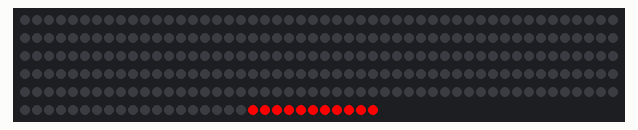
This sketch was run on a simulated Arduino Uno, built with avr-gcc and run on an emulated ATmega328P. Parts: 280 RGB LEDs in strip order, left to right, continuing on the next row. What the sketch prints to the serial monitor is not drawn.

Above: at 0.5 s.

The sketch:

COLORCONTROL3_MOVEMENT1.ino
```cpp
#include <FastLED.h>

// ========== 根据你的实际情况修改 ========== //
#define LED_PIN     6           // 输出到灯带的数据引脚
#define TOTAL_LED_COUNT    280     // 你的灯带总数
// =========================================== //

// 创建 LED 数组
CRGB leds[TOTAL_LED_COUNT];

// 爆炸效果参数
struct ExplosionParams {
  CRGB color1;          // 起始颜色 (渐变的第一端)
  CRGB color2;          // 结束颜色 (渐变的第二端)
  uint8_t speedDelay;   // 条带移动时的延时(毫秒)，数值越小移动越快
  int stripLen;         // 条带长度 (如 30)
  int moveRange;        // 条带移动范围 (如 80)
};

ExplosionParams explosionCfg = {
  CRGB::Red,           // color1: 渐变起始颜色 (红)
  CRGB::Yellow,        // color2: 渐变结束颜色 (黄)
  20,                  // speedDelay: 每步延时
  30,                  // stripLen: 条带长度
  230                  // moveRange: 条带移动范围
};

// 函数声明
void explosionEffect(const ExplosionParams &params);
void drawGrowingGradientBar(int pos, const ExplosionParams &params, int growLen);

void setup() {
  Serial.begin(115200);
  Serial.println("==== Explosion Effect: Color-Switching Bar ====");

  // 初始化 FastLED
  FastLED.addLeds<WS2812, LED_PIN, GRB>(leds, TOTAL_LED_COUNT);
  FastLED.setBrightness(255); // 设置全局亮度上限

  // 清空灯带
  fill_solid(leds, TOTAL_LED_COUNT, CRGB::Black);
  FastLED.show();
}

void loop() {
  // 执行爆炸效果
  explosionEffect(explosionCfg);

  // 动画结束后清空
  fill_solid(leds, TOTAL_LED_COUNT, CRGB::Black);
  FastLED.show();
  delay(1000); // 暂停1秒后再重复
}

/**
 * @brief 执行一次爆炸效果
 *        条带颜色在 color1 和 color2 之间切换，长度 stripLen
 *        移动范围限制为 moveRange，没有回退。
 *        条带从第一个灯珠开始逐渐变长。
 */
void explosionEffect(const ExplosionParams &params) {
  // 限制条带移动范围
  int startPos = TOTAL_LED_COUNT - 1;
  int endPos = params.moveRange;

  // 条带逐步延长的逻辑
  for (int growLen = 1; growLen <= params.stripLen; growLen++) {
    drawGrowingGradientBar(startPos, params, growLen);
    FastLED.show();
    delay(params.speedDelay);
  }

  // 条带长度固定后从 startPos 移动到 endPos
  for (int pos = startPos; pos >= endPos; pos--) {
    drawGrowingGradientBar(pos, params, params.stripLen);
    FastLED.show();
    delay(params.speedDelay);
  }
}

/**
 * @brief 绘制一个逐渐变长的条带
 *        条带颜色在 color1 和 color2 之间切换
 */
void drawGrowingGradientBar(int pos, const ExplosionParams &params, int growLen) {
  // 清空灯带
  fill_solid(leds, TOTAL_LED_COUNT, CRGB::Black);

  // 使用 millis() 来决定当前显示哪种颜色
  // 每500毫秒(0.5秒)切换一次颜色
  CRGB currentColor = ((millis() / 500) % 2 == 0) ? params.color1 : params.color2;

  // 在 [pos-growLen+1, pos] 范围内绘制单色条带
  for (int i = 0; i < growLen; i++) {
    int ledIndex = pos - i;
    if (ledIndex < 0 || ledIndex >= TOTAL_LED_COUNT) continue;

    leds[ledIndex] = currentColor;
  }
} 
```
